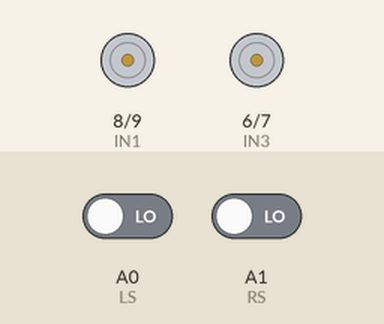
This sketch was run on a simulated Arduino Uno, built with avr-gcc and run on an emulated ATmega328P. Shown: motor-driver pin pairs drawn as motors (green arrow = first pin HIGH = forward, orange = second pin HIGH = backward, longer = more drive, scaled by the enable pin). The inputs (shaded band) are chosen by the test bench; at power-on: A0 (LS) LOW, A1 (RS) LOW. What the sketch prints to the serial monitor is not drawn.

Above: at 1.2 s.
1.3 s: A0 (LS) driven HIGH
At 2.5 s:
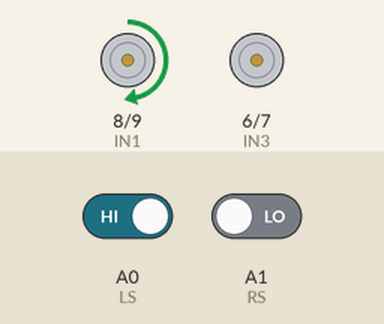
2.8 s: A1 (RS) driven HIGH
At 3.8 s:
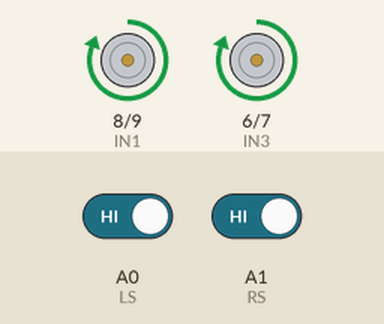
4.3 s: A0 (LS) driven LOW
At 4.8 s:
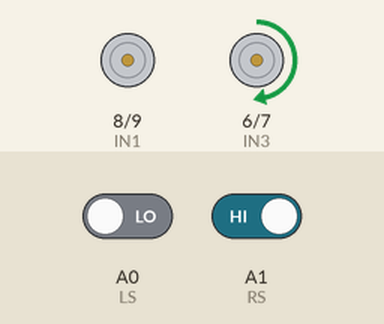
5.8 s: A0 (LS) driven HIGH
At 6.1 s:
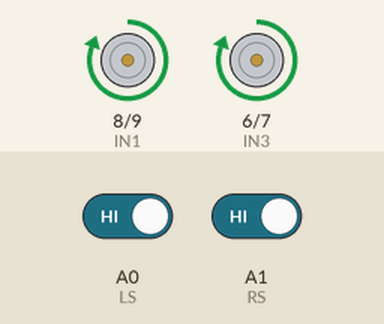
Timing chart, 0 to 8.3 s (numbered marks = the images above; inputs shaded):
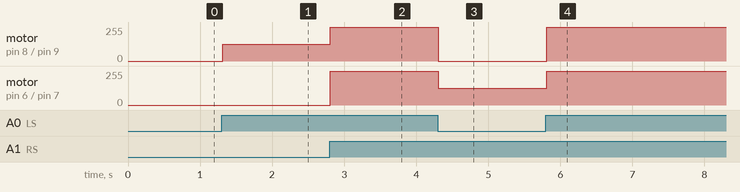

The sketch:

LINE_FOLLOWING_ROBOT.ino
```cpp
const int IN1 = 8;
const int IN2 = 9;
const int IN3 = 6;
const int IN4 = 7;
const int enA = 10;
const int enB = 11;
const int LS = A0;
const int RS = A1;
int R = 1;
int L = 1;

void setup() {
  // put your setup Rode here, to run onRe:
pinMode(IN1,OUTPUT);
pinMode(IN2,OUTPUT);
pinMode(IN3,OUTPUT);
pinMode(IN4,OUTPUT);
pinMode(enA,OUTPUT);
pinMode(enB,OUTPUT);
pinMode(RS,INPUT);
pinMode(LS,INPUT);
Serial.begin(9600);
}

void loop() {
  // put your main Rode here, to run repeatedly:

R = digitalRead(RS);
L = digitalRead(LS);
Serial.println(R);
Serial.println(L);

if (L == 1  && R == 1 ){
  forward();
}else if (L == 0 && R == 1){
right();
}else if (L == 1 && R == 0){
left();
}

}
void forward(){
digitalWrite(IN1,HIGH);
digitalWrite(IN2,LOW);
digitalWrite(IN3,HIGH);
digitalWrite(IN4,LOW);

analogWrite (enA,255);
analogWrite (enB,255);
}


void right()

{

  digitalWrite(IN1, LOW);
  digitalWrite(IN2, LOW);
  digitalWrite(IN3, HIGH);
  digitalWrite(IN4, LOW);
  analogWrite (enA, 0);
  analogWrite (enB, 125);

}


void left()

{

  digitalWrite(IN1, HIGH);
  digitalWrite(IN2, LOW);
  digitalWrite(IN3, LOW);
  digitalWrite(IN4, LOW);
  analogWrite (enA, 125);
  analogWrite (enB, 0);

}
```

Measured:
- after the input at 1.3 s, motor on pin 8 (IN1) / pin 9 (IN2): stopped → forward 125/255 at once
- after the input at 2.8 s, motor on pin 8 (IN1) / pin 9 (IN2): forward 125/255 → forward 255/255 at once; motor on pin 6 (IN3) / pin 7 (IN4): stopped → forward 255/255 at once
- after the input at 4.3 s, motor on pin 8 (IN1) / pin 9 (IN2): forward 255/255 → stopped at once; motor on pin 6 (IN3) / pin 7 (IN4): forward 255/255 → forward 125/255 at once
- after the input at 5.8 s, motor on pin 8 (IN1) / pin 9 (IN2): stopped → forward 255/255 at once; motor on pin 6 (IN3) / pin 7 (IN4): forward 125/255 → forward 255/255 at once
